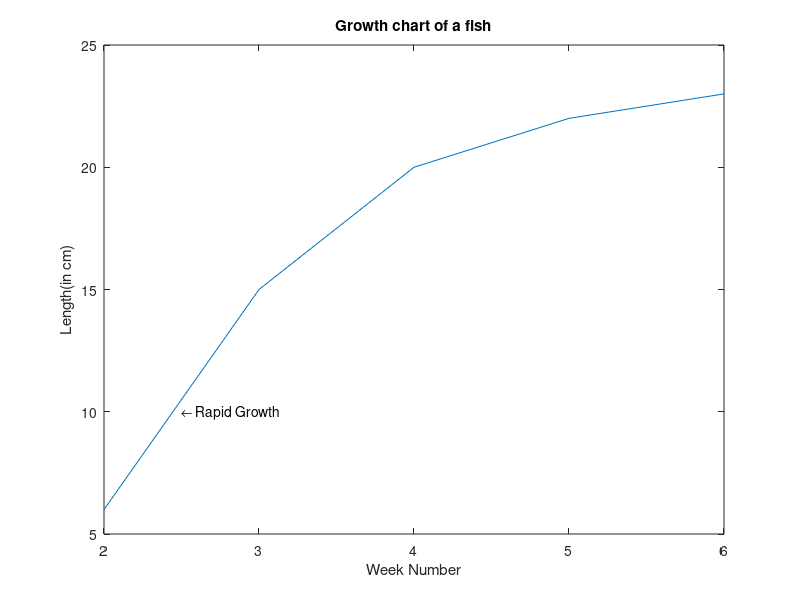

The MATLAB script that drew this image:
wk = [2 3 4 5 6];
lt = [6 15 20 22 23];
plot(wk,lt);
title('Growth chart of a fish');
xlabel('Week Number');
ylabel('Length(in cm)');
text(2.5,10,'\leftarrow Rapid Growth'); %x = 2.5, y = 10, text
